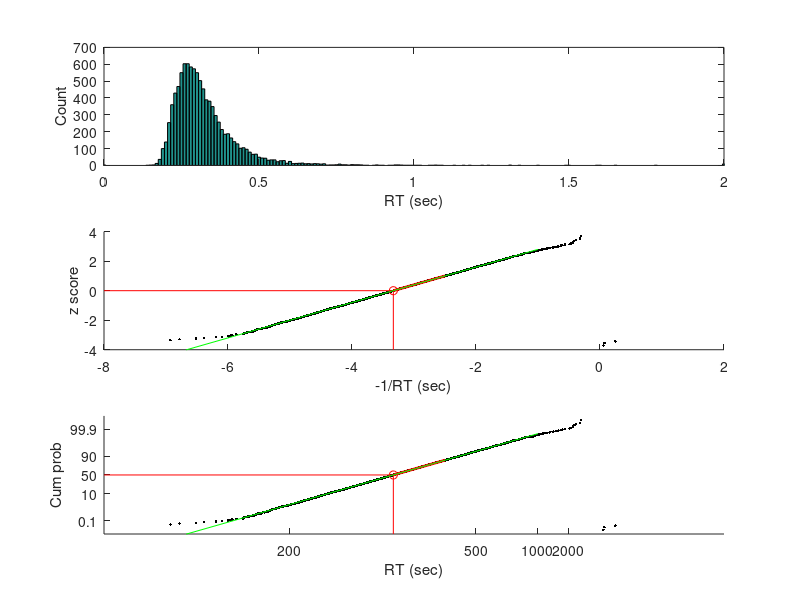
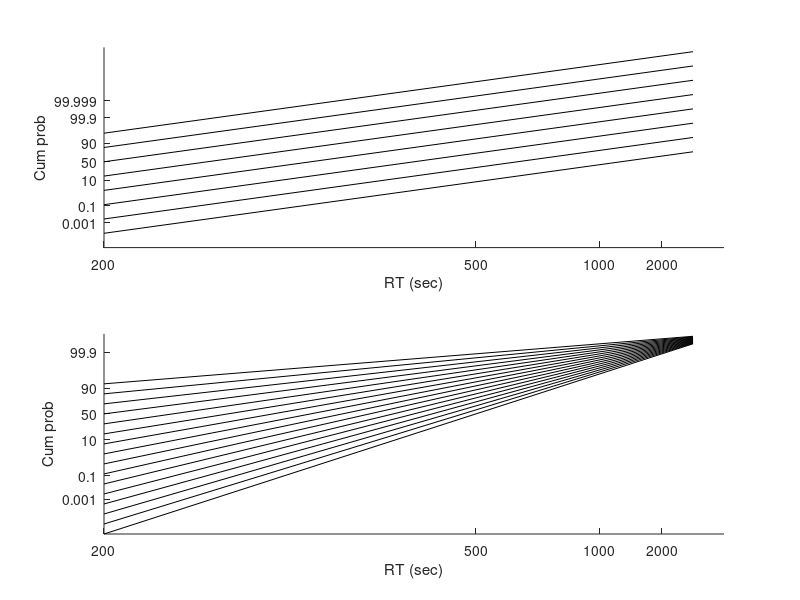

These figures' MATLAB source, in order:
 % laterTutorial_dependenceOnModelParameters
%
% Script for examining LATER model parameters
%
% Recall that the idea behind the LATER (Linear Approach to Threshold
%  with Ergodic Rate) model is that a saccadic decision is made when a
%  "ballistic" decision variable rises from a starting value to an ending
%  value at a constant ("ergodic") rate that is fixed for a particular
%  saccadic decision but varies as a Gaussian across decisions reaches a
%  fixed threshold.
%
% Because the rate of rise is distributed as a Gaussian, and the distance
%  traveled by the decision variable is fixed, we know that the amount of
%  time, representing the reaction time (RT), is just:
%
%  RT = distance / rate
%
% And thus RT is distributed as 1/rate, or an inverse Gaussian -- which is
%  the primary empirical observation that the LATER model was developed to
%  explain.
%
% Copyright 2019 by Joshua I. Gold, University of Pennsylvania

%% Plot an example
%
%
figure

% The only two parameters in the later model are:
% 1. The mean value of the distribution of rise times (assume the standard
%     deviation=1 -- it turns out that if you change this, you can just
%     re-scale the other two parameters to get an equivalent model where
%     this value=1, so it can be just set to 1 by convention)
%
%     Pick a value that we happen to know will give us reasonable RT
%     predictions
muR = 4;
stdR = 1;

% 2. The distance from the starting point to the threshold
%
%     Again, pick a value that we happen to know will give us reasonable RT
%     predictions
deltaS = 1.2;

% Now we can simulate an RT distribution by picking from the rise-time
%  distribution a whole bunch of times:
N = 10000;
RT = deltaS./normrnd(muR, stdR, N, 1);

% Plot the histogram
subplot(3,1,1);
hist(RT, 0:0.01:2.0);
xlim([0 2.0]);
xlabel('RT (sec)');
ylabel('Count');

% Compute reciprobit values
xValues = -1./sort(RT);
yValues = norminv(((1:N)./N)',0,1);

% Plot it as a reciprobit, but don't relabel the axes
subplot(3,1,2); cla reset; hold on;
plot(xValues, yValues, 'k.');
xlm = get(gca, 'XLim');
ylm = get(gca, 'YLim');
axis([xlm ylm]);
xlabel('-1/RT (sec)')
ylabel('z score');

% Plot it as a reciprobit, and relabel the axes
subplot(3,1,3); cla reset; hold on;
plot(xValues, yValues, 'k.');
axis([xlm ylm]);

XTickLabels = [200 500 1000 2000];
XTickValues = -1000./XTickLabels;

% Y-axis labels are probabilities associated with the z-scores
YTickLabels = [0.1 10 50 90 99.9];
YTickValues = norminv(YTickLabels./100,0,1);

set(gca, ...
   'YTick',        YTickValues,          ...
   'YTickLabel',   YTickLabels,          ...
   'XTick',        XTickValues,          ...
   'XTickLabel',   XTickLabels);
xlabel('RT (sec)');
ylabel('Cum prob');

% Now instead of a simulation, use the analytic solution. Remember that:
%  1. The x-axis of the reciprobit plot is labeled as RT, so the numbers
%     are sensible, but what is really plotted is -1/RT
%  2. The y-axis is labeled as probability but really is z-score (note the
%     scaling)
%  3. And of course, the point of the LATER model is that:
%     RT = deltaS/riseRate, or
%     -1/RT = -riseRate/deltaS, where
%     -riseRate ~N(-muR, stdR), or, equivalently,
%     -1/RT ~N(-muR/deltaS, 1/deltaS)
%
%  Now let's visualize this better on each plot:
for xx = 1:2
   
   % For each plot
   subplot(3,1,xx+1);
   
   %  The y-axis is the z-score of a random variable (-1/RT)
   %     that is distributed as a Gausian with mean -muR/deltaS, and thus the
   %     z-score = 0 at its mean value, which we can see here:
   xIntercept = -muR/deltaS;
   plot([xlm(1) xIntercept], [0 0], 'r-')
   plot([xIntercept xIntercept], [ylm(1) 0], 'r-')
   plot(xIntercept, 0, 'ro');
   
   % And every increment in z-score on the y-axis is, by definition of
   %     z-score, an incrememnt of the std
   plot([xIntercept xIntercept+1/deltaS], [0 1], 'r-', 'LineWidth', 2)
   
   % In other words, on the reciprobit plot, the analytic solultion to the
   % LATER model is just a stright line, with:
   %  x-intercept = -muR/deltaS
   %  1/slope = 1/deltaS
   %
   % Or:
   %  y-intercept = muR
   %  slope = deltaS
   xRT = [0.1 1.0];
   reci_xRT = -1./xRT;
   plot(reci_xRT, reci_xRT.*deltaS + muR, 'g-');
end

%% Vary muR and deltaS and visualize the effects
%
%
figure

xRT      = [0.2 4.0];
reci_xRT = -1./xRT;
muRs     = 1:8;
deltaSs  = 0.5:0.1:2.0;

% Vary muR, fixed deltaS
subplot(2,1,1); cla reset; hold on;
for mm = 1:length(muRs)
   
   % These are shifted versions of each other
   plot(reci_xRT, reci_xRT.*deltaS + muRs(mm), 'k-');
end

% Vary deltaS, fixed muR
subplot(2,1,2); cla reset; hold on;
for dd = 1:length(deltaSs)
   
   % These are "swiveled" versions of each other, converging at the
   % y-intercept (equivalent to infinite RT)
   plot(reci_xRT, reci_xRT.*deltaSs(dd) + muR, 'k-');
end

% Label the axes
for xx = 1:2
   subplot(2,1,xx);
   
   XTickLabels = [200 500 1000 2000];
   XTickValues = -1000./XTickLabels;
   
   % Y-axis labels are probabilities associated with the z-scores
   YTickLabels = [.001 0.1 10 50 90 99.9 99.999];
   YTickValues = norminv(YTickLabels./100,0,1);
   
   set(gca, ...
      'YTick',        YTickValues,          ...
      'YTickLabel',   YTickLabels,          ...
      'XTick',        XTickValues,          ...
      'XTickLabel',   XTickLabels);
   xlabel('RT (sec)');
   ylabel('Cum prob');
end